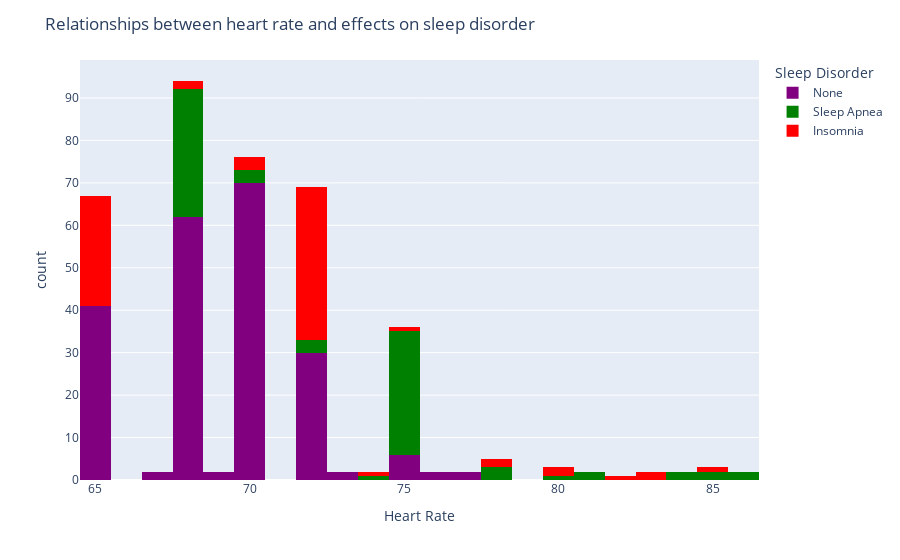

The cell this chart's notebook holds for it:
### Code cell
fig = px.histogram(df, x='Heart Rate',
                color='Sleep Disorder',
                color_discrete_sequence=['purple', 'green', 'red']) 



fig.update_layout(title='Relationships between heart rate and effects on sleep disorder ',
                 showlegend = True)

fig.show()

### Figure 1 — Plotly figure (JSON) as saved in the notebook; plotly's stock layout.template omitted (floating-point values rounded to 4 significant figures; data arrays with more than 128 entries replaced by an {"elided": "..."} marker saying what was removed)
{"data": [{"alignmentgroup": "True", "bingroup": "x", "hovertemplate": "Sleep Disorder=None<br>Heart Rate=%{x}<br>count=%{y}<extra></extra>", "legendgroup": "None", "marker": {"color": "purple", "pattern": {"shape": ""}}, "name": "None", "offsetgroup": "None", "orientation": "v", "showlegend": true, "type": "histogram", "x": {"elided": "219 int values"}, "xaxis": "x", "yaxis": "y"}, {"alignmentgroup": "True", "bingroup": "x", "hovertemplate": "Sleep Disorder=Sleep Apnea<br>Heart Rate=%{x}<br>count=%{y}<extra></extra>", "legendgroup": "Sleep Apnea", "marker": {"color": "green", "pattern": {"shape": ""}}, "name": "Sleep Apnea", "offsetgroup": "Sleep Apnea", "orientation": "v", "showlegend": true, "type": "histogram", "x": [85, 85, 80, 70, 78, 70, 81, 81, 84, 74, 68, 68, 84, 78, 78, 70, 72, 75, 75, 75, 75, 75, 75, 75, 75, 75, 86, 86, 75, 75, 75, 75, 75, 75, 75, 75, 75, 75, 75, 75, 75, 75, 75, 75, 75, 75, 75, 75, 72, 72, 68, 68, 68, 68, 68, 68, 68, 68, 68, 68, 68, 68, 68, 68, 68, 68, 68, 68, 68, 68, 68, 68, 68, 68, 68, 68, 68, 68], "xaxis": "x", "yaxis": "y"}, {"alignmentgroup": "True", "bingroup": "x", "hovertemplate": "Sleep Disorder=Insomnia<br>Heart Rate=%{x}<br>count=%{y}<extra></extra>", "legendgroup": "Insomnia", "marker": {"color": "red", "pattern": {"shape": ""}}, "name": "Insomnia", "offsetgroup": "Insomnia", "orientation": "v", "showlegend": true, "type": "histogram", "x": [85, 82, 80, 78, 72, 68, 74, 68, 80, 70, 72, 65, 72, 65, 72, 65, 72, 72, 72, 72, 72, 72, 72, 72, 72, 72, 70, 70, 65, 72, 72, 72, 65, 72, 65, 72, 65, 72, 65, 72, 65, 72, 65, 72, 72, 65, 72, 72, 65, 72, 72, 65, 72, 65, 72, 78, 65, 65, 65, 65, 65, 65, 65, 65, 65, 65, 65, 83, 83, 75, 72, 72, 72, 72, 72, 72, 65], "xaxis": "x", "yaxis": "y"}], "layout": {"barmode": "relative", "legend": {"title": {"text": "Sleep Disorder"}, "tracegroupgap": 0}, "margin": {"t": 60}, "showlegend": true, "title": {"text": "Relationships between heart rate and effects on sleep disorder "}, "xaxis": {"anchor": "y", "domain": [0, 1], "title": {"text": "Heart Rate"}}, "yaxis": {"anchor": "x", "domain": [0, 1], "title": {"text": "count"}}}}
